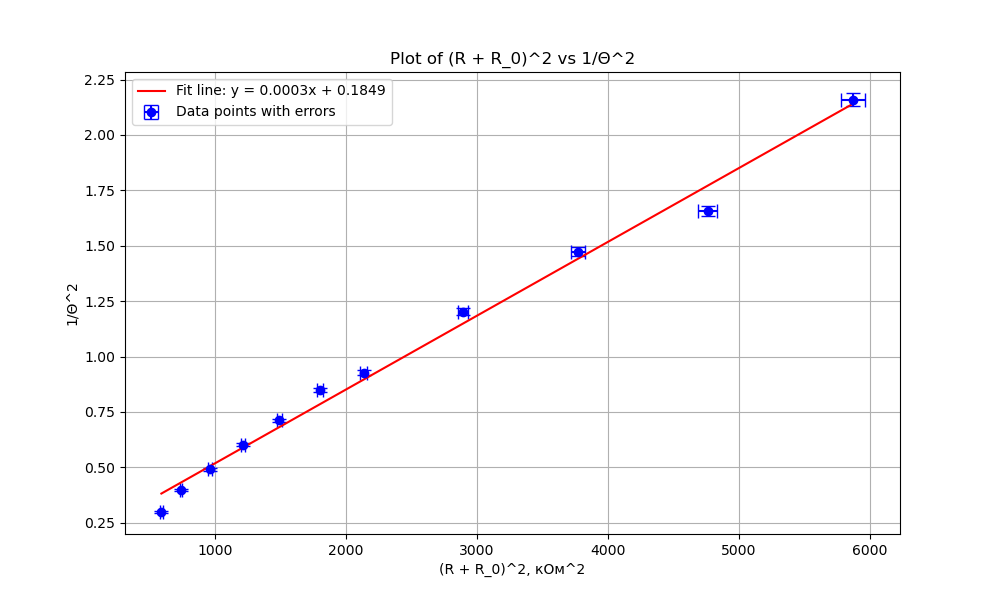

This chart was generated by the following Python code:
import numpy as np
import matplotlib.pyplot as plt
from scipy.stats import linregress

# Data
R_plus_R0_squared = np.array([590.9761, 740.3841, 961.6201, 1211.7361, 1490.7321,
                              1798.6081, 2135.3641, 2895.5161, 3771.1881,
                              4762.3801, 5869.0921])
inv_theta_squared = np.array([0.2977648442, 0.3990576272, 0.4904148618,
                               0.6029295135, 0.7120827516, 0.8500411318,
                               0.9265275017, 1.202724527, 1.473638085,
                               1.656250108, 2.159018888])
sigma_R_plus_R0_squared = np.array([8.842586231, 9.87680453, 12.55277229,
                                     15.543977, 19.14350221, 23.18402896,
                                     28.55975819, 39.84222688, 54.46880484,
                                     73.6971589, 92.21645372])
sigma_inv_theta_squared = np.array([0.003769401857, 0.00442809976, 0.005365082256,
                                     0.006515107737, 0.007756452485, 0.009346791847,
                                     0.01068283989, 0.01440192375, 0.01871224695,
                                     0.02278650229, 0.0302499799])

# Perform linear regression considering errors in y
slope, intercept, r_value, p_value, std_err = linregress(R_plus_R0_squared, inv_theta_squared)

# Generate fitted line
fit_line = slope * R_plus_R0_squared + intercept

# Create the plot
plt.figure(figsize=(10, 6))
plt.errorbar(R_plus_R0_squared, inv_theta_squared,
             xerr=sigma_R_plus_R0_squared,
             yerr=sigma_inv_theta_squared,
             fmt='o',
             label='Data points with errors',
             color='blue',
             capsize=5)

plt.plot(R_plus_R0_squared, fit_line,
         color='red',
         label=f'Fit line: y = {slope:.4f}x + {intercept:.4f}')

plt.title('Plot of (R + R_0)^2 vs 1/Θ^2')
plt.xlabel('(R + R_0)^2, кОм^2')
plt.ylabel('1/Θ^2')
plt.legend()
plt.grid()

# Show the plot
plt.show()
